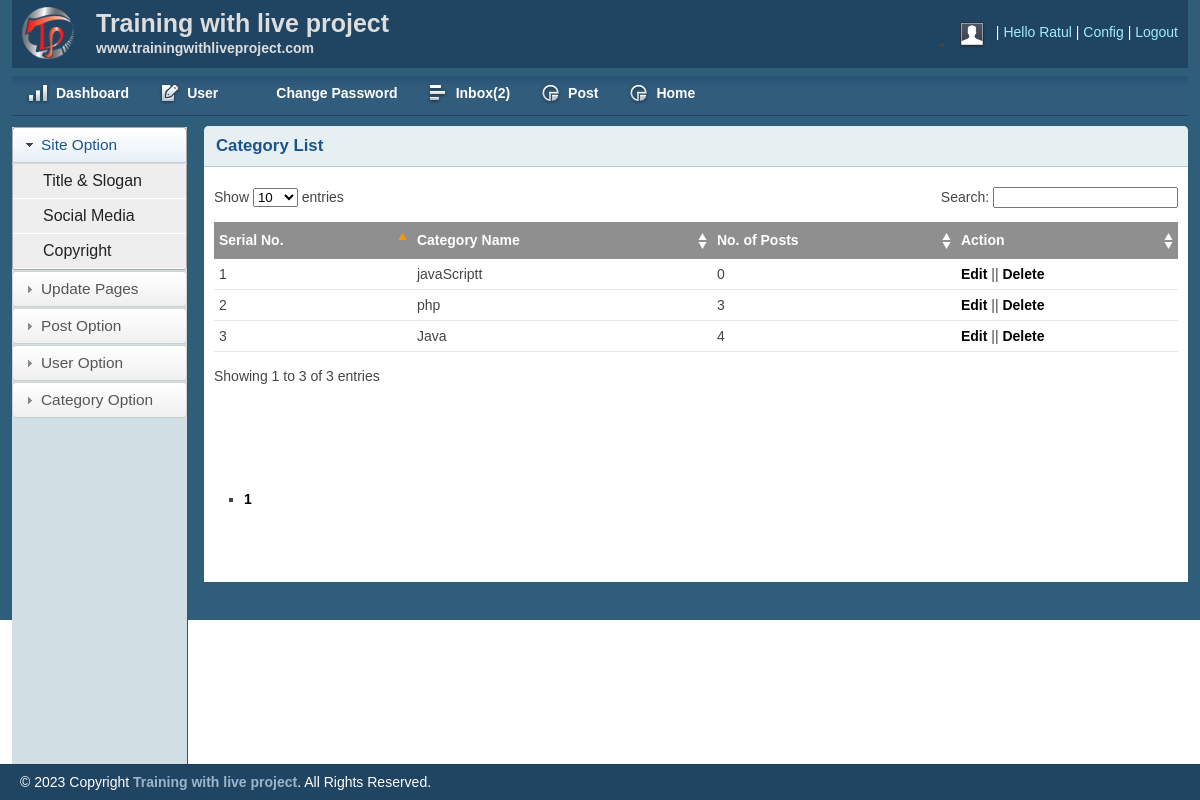
Screenshot of /admin/catlist.php (signed in) with the database file from the repository.
### tables this page shows
CREATE TABLE IF NOT EXISTS `category` (
  `category_id` int(255) NOT NULL AUTO_INCREMENT,
  `category_name` varchar(255) NOT NULL,
  `post` int(255) NOT NULL DEFAULT '0',
  PRIMARY KEY (`category_id`)
);

### admin/catlist.php (the view, shortened to what this page needs)
<?php  include "header.php";?>
        <div class="grid_10">
            <div class="box round first grid">
                <h2>Category List</h2>
                <div class="block">
                <?php
include 'config.php';
$limit=3;
if(isset($_GET['page'])){
$page_number=$_GET['page'];
}else{
  $page_number=1;
}
$offset=($page_number-1) * $limit;
$query="SELECT * FROM category ORDER BY category_id DESC LIMIT {$offset},{$limit}";
$result=mysqli_query($conn,$query) or die("Query failed.");
$count=mysqli_num_rows($result);
if($count>0){
?>
                    <table class="data display datatable">
                    <thead>
						<tr>
							<th>Serial No.</th>
							<th>Category Name</th>
              <th>No. of Posts</th>
							<th>Action</th>
						</tr>
                        </thead>
                        <tbody>
                        <?php
$i=1;
while ($row = mysqli_fetch_assoc($result)) {
?>
                    <tr class="even gradeC">
                    <td><?php echo $i++ ?></td>
                    <td><?php echo $row['category_name']; ?></td>
                    <td><?php echo $row['post'] ?></td>
                    <td><a href="catedit.php?id=<?php echo $row['category_id']; ?>">Edit</a> || <a onclick="return confirm('Are You Sure?')"href='delete-category.php?id=<?php echo $row['category_id']; ?>'>Delete</a></td>
                  </tr>
                <?php   } ?>
					</tbody>
                     <?php   } ?>
				</table>
                <?php
                  include 'config.php';
                  $query2="SELECT * FROM category";
                  $result2=mysqli_query($conn,$query2) or dir("Query failed.");
                  if(mysqli_num_rows($result2)){
                    $total_records=mysqli_num_rows($result2);
                    $total_page=ceil($total_records/$limit);
                    echo "<ul class='pagination admin-pagination'>";
                    for ($i=1; $i <=$total_page ; $i++) {
                      if($i == $page_number){
                        $active="active";
                      }else{
                        $active="";
                      }
                      echo '<li class='.$active.'><a href="catlist.php?page='.$i.'">'.$i.'</a></li>';
                    }
                }
                   ?>
                </div>
            </div>
        </div>
               <?php  include "footer.php";?>

### admin/css/layout.css (style rules this page uses)
body { background: #fff none repeat scroll 0 0; color: #444; font-size: 14px; padding: 0; }
a { color: #000; font-weight:bold; text-decoration: none; }
h1, h2, h3, h4, h5, h6 { line-height:1.2em; margin-bottom:.3em; }
h2 { margin-top:1em; }
.box { background:#fff; margin-bottom:20px; padding:10px 10px 10px 10px; margin-left:-8px; }
.box.grid { padding-bottom:40px; }
.box.round { -moz-border-radius: 5px 5px 0px 0px; -webkit-border-radius: 5px 5px 0px 0px; border-radius: 5px 5px 0px 0px; }
.box h2 { font-size:1.2em; font-weight:bold; color:#1B548D; background:#E6F0F3; margin:-10px -10px 0 -10px; padding:10px 12px; border-bottom:1px solid #B3CBD6; -moz-border-radius: 5px 5px 0px 0px; -webkit-border-radius: 5px 5px 0px 0px; border-radius: 5px 5px 0px 0px; }
.box.first { min-height: 406px; }
.block { padding-top:20px; }
ul, ol { padding-top:0; }
.block { padding-bottom:1px; }
table.display { margin: 0 auto; clear: both; width: 100%; }
.sorting_asc { background: #8f8f8f url(../img/table/sort_asc.png) no-repeat center right; padding:8px 5px; text-align:left; color:#fff; }
.sorting { background:#8f8f8f url(../img/table/sort_both.png) no-repeat center right; padding:8px 5px; text-align:left; color:#fff; }
tr.odd { height: 30px; line-height: 30px; border-bottom:1px solid #e6e6e6; }
tr.even { height: 30px; line-height: 30px; border-bottom:1px solid #e6e6e6; }
tr.odd td, tr.even td { padding-left:5px; }

### rows the page displays
category: category_name "javaScriptt", post "0"
category: category_name "php", post "3"
category: category_name "Java", post "4"

### other values shown
$_SESSION['username'] "Ratul"
$count "2"
